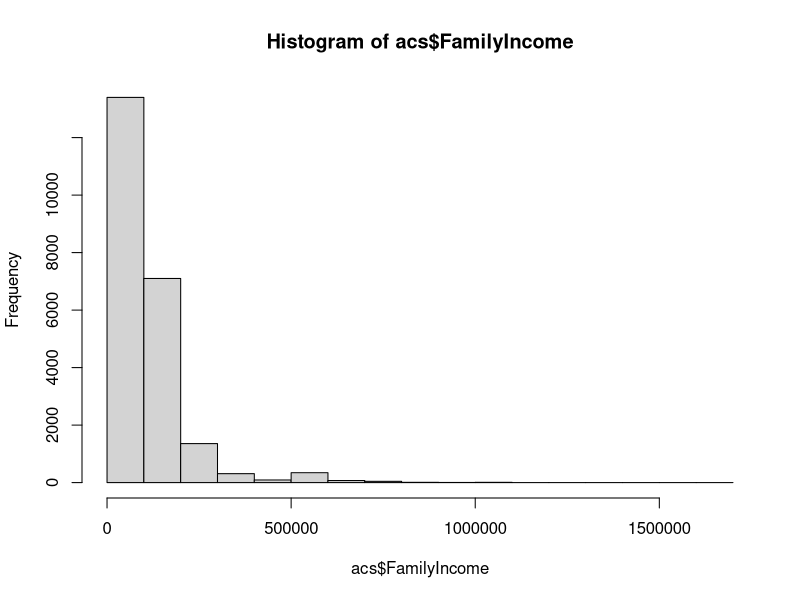
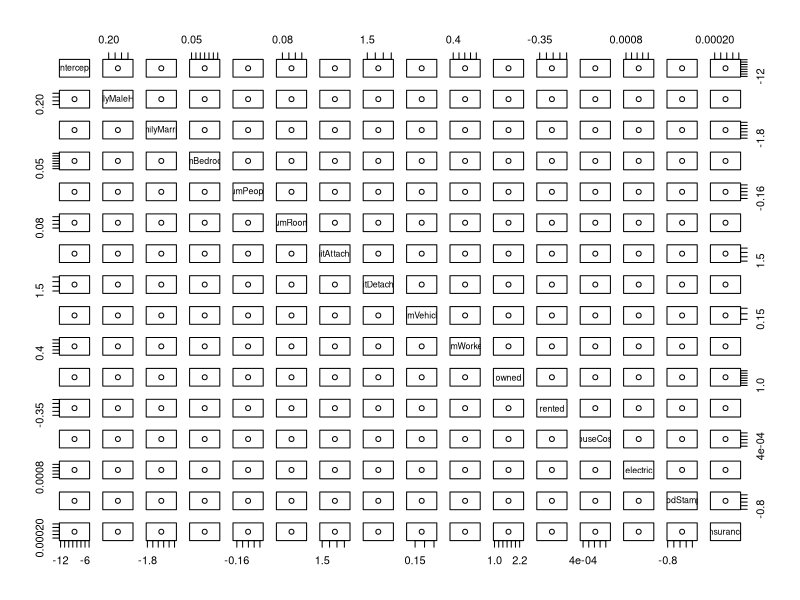

Write R code to recreate these figures, in order.
## ---- chunk 1
library(readr)
library(dplyr)
library(ggplot2)
## ---- chunk 2
acs = read_csv("acs_ny.csv")
head(acs)
summary(acs)
## ---- chunk 3
acs$LargeIncome[acs$FamilyIncome > 150000] <- TRUE
acs$LargeIncome[acs$FamilyIncome <= 150000] <- FALSE

summary(acs$LargeIncome)
## ---- chunk 4
hist(acs$FamilyIncome)
model <- glm(formula=LargeIncome~FamilyType+NumBedrooms+NumPeople+NumRooms+NumUnits+NumVehicles+NumWorkers+OwnRent+HouseCosts+ElectricBill+FoodStamp+Insurance, data=acs, family="binomial")
summary(model)
## ---- chunk 5
model$coef
intercept <- model$coef[1] # intercept
familyMaleHead <- model$coef[2]
familyMarried <- -model$coef[3]
numBedrooms <- model$coef[4]
numPeople <- model$coef[5]
numRooms <- model$coef[6]
unitAttached <- model$coef[7]
unitDetached <- model$coef[8]
numVehicles <- model$coef[9]
numWorkers <- model$coef[10]
owned <- model$coef[11]
rented <- model$coef[12]
houseCosts <- model$coef[13]
electric <- model$coef[14]
foodStamps <- model$coef[15]
insurance <- model$coef[16]

plot(data.frame(intercept, familyMaleHead, familyMarried, numBedrooms, numPeople, numRooms, unitAttached, unitDetached, numVehicles, numWorkers, owned, rented, houseCosts, electric, foodStamps, insurance))
